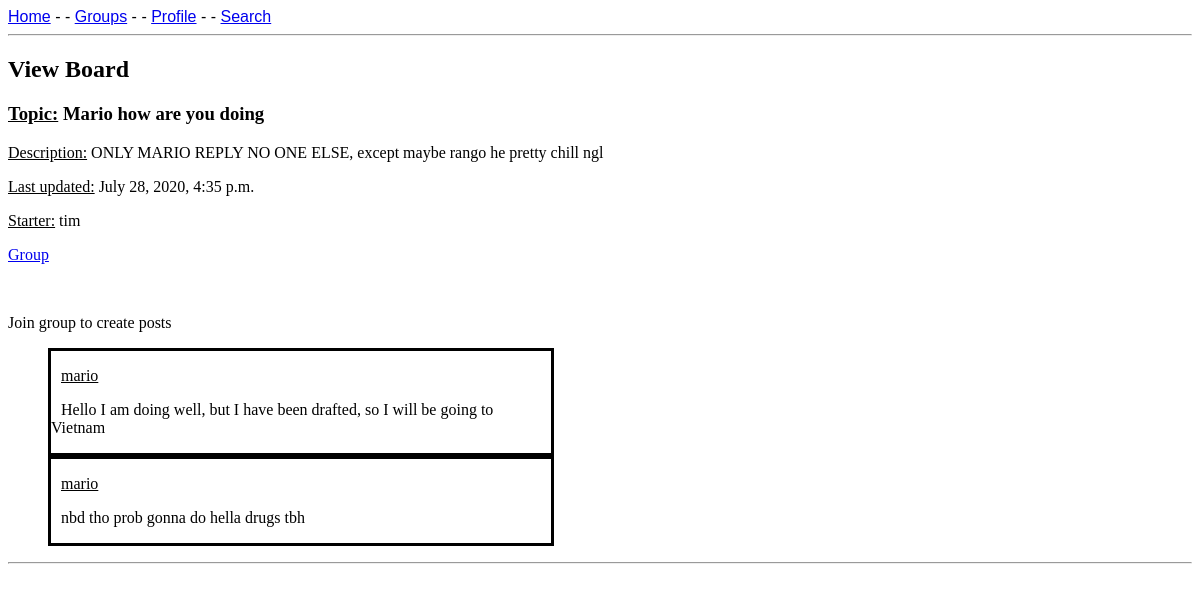
Page /group/bbb/viewboard/60 (signed in) on the earlier database version.
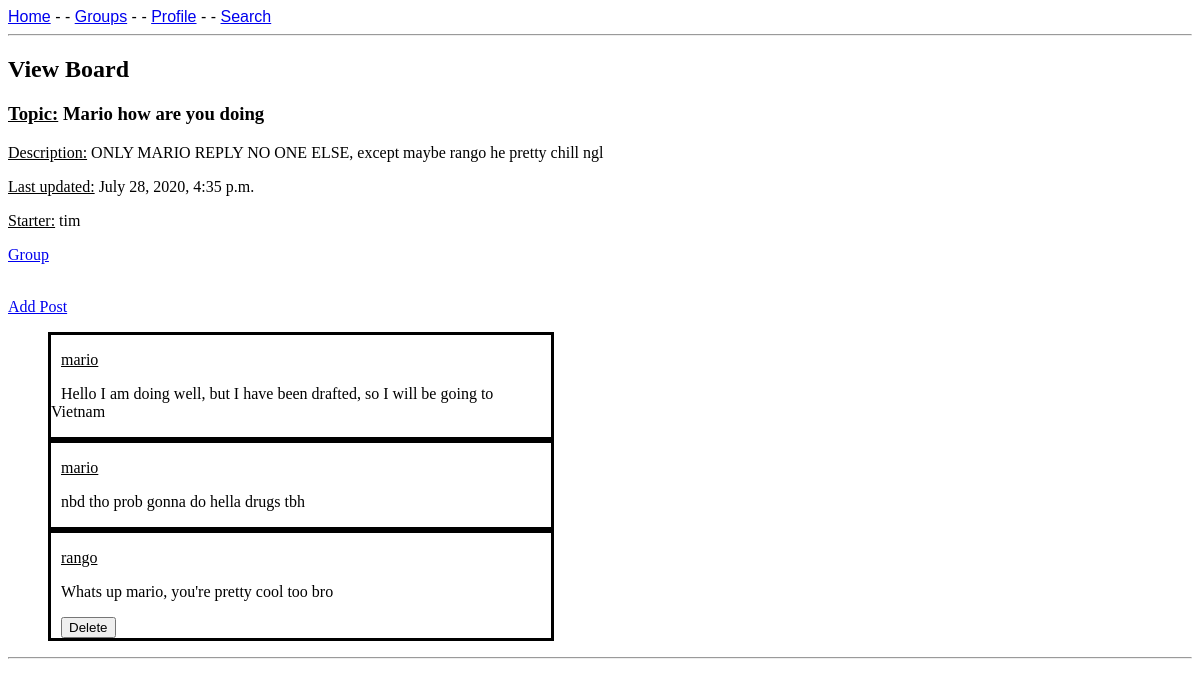
Same page on the later database version.
### group/models.py (models this page shows, shortened)
class Post(models.Model):
    content = models.TextField(max_length=4000)
    board = models.ForeignKey(Board, on_delete=models.CASCADE)
    created_at = models.DateTimeField(auto_now_add=True)
    updated_at = models.DateTimeField(null=True)
    created_by = models.ForeignKey(CustomUser, on_delete=models.CASCADE, related_name="post_creator")

### users/models.py (models this page shows, shortened)
class CustomUser(AbstractUser):
    slug = models.SlugField(unique=True, default="user_account_outdated")
    friend_list = models.ManyToManyField('CustomUser', related_name="friends")
    friend_requests = models.ManyToManyField('CustomUser', related_name="friendrequests")
    def __str__(self):
        return self.username

### group/views.py (the view)
# urls.py: path('<slug:the_slug>/viewboard/<int:pk>', ViewBoard.as_view(), name="viewboard"),
class ViewBoard(LoginRequiredMixin, DetailView):
    model = Board
    template_name = 'groups/view_board.html'

### templates/groups/view_board.html (shortened to what this page needs)
{% extends 'base.html' %}
{% block content %}
<h2>View Board</h2>
    <div>
        <h3> <u>Topic:</u> {{ board.topic}} </h3>
        <p> <u>Description:</u> {{ board.description }} </p>
        <p> <u>Last updated:</u> {{ board.last_updated }} </p>
        <p> <u>Starter:</u> {{ board.starter }} </p>
        <p> <a href="{% url 'viewgroup' board.group.slug %}">Group</a></p>
    </div>
    <br>
    {% if user in board.group.members.all %}
    <a href="{% url 'createpost' board.group.slug board.id %}">Add Post</a>
    {% else %}
    <p>Join group to create posts</p>
    {% endif %}
    <div>
        <ul>
            {% for post in board.post_set.all %}
            <div style='border-style:solid; width:500px; text-indent: 10px;'>
                <p><u>{{ post.created_by }}</u></p>
                <p> {{ post.content }} </p>
                {% if post.created_by == user %}
                    <form method="POST" action="{% url 'deletepost' board.group.slug board.id post.id%}">
                        <input type="submit" value="Delete">
                    </form>
                {% endif %}
            </div>
            {% endfor %}
        </ul>
    </div>
    <hr>
{% endblock %}

Differences in the rows shown:
added Post: created_by "rango", content "Whats up mario, you're pretty cool too bro"
Other differences:
text no longer shown: "Join group to create posts"
text now shown: "Add Post"
